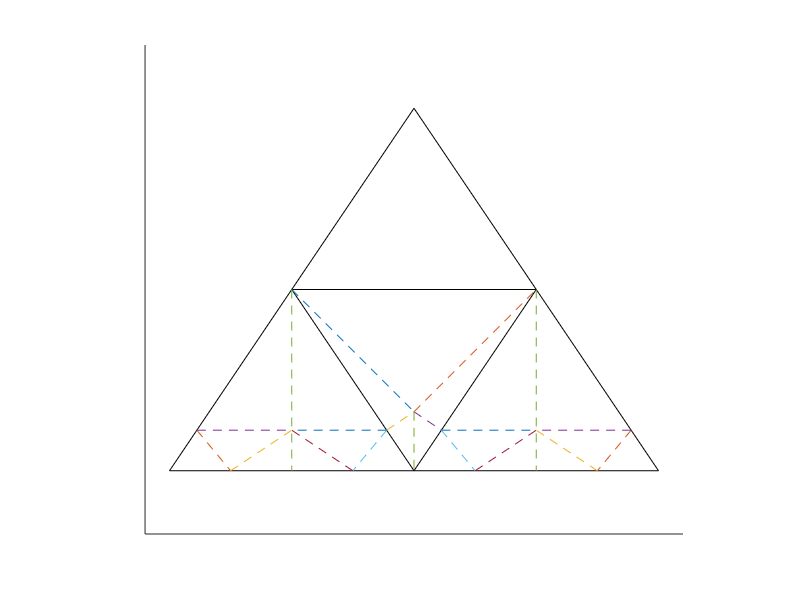

MATLAB code for this plot:
clear;
clc;

hold on

theta = 56*pi/180;
t = tan(theta);
s = sin(theta);
c = cos(theta);

%--------------------------------------------------------------------------

X=[-2,0,2];
Y=[-t,t,-t];

x=X(1:2);
y=Y(1:2);
plot(x,y,'k');

x=X(2:3);
y=Y(2:3);
plot(x,y,'k');

x=X(1:2:3);
y=Y(1:2:3);
plot(x,y,'k');

%--------------------------------------------------------------------------

X=[-1,0,1];
Y=[0,-t,0];

x=X(1:2);
y=Y(1:2);
plot(x,y,'k');

x=X(2:3);
y=Y(2:3);
plot(x,y,'k');

x=X(1:2:3);
y=Y(1:2:3);
plot(x,y,'k');

%--------------------------------------------------------------------------

X=[-1,0,1];
Y=[0,-1,0];

x=X(1:2);
y=Y(1:2);
plot(x,y,'--');

x=X(2:3);
y=Y(2:3);
plot(x,y,'--');

%--------------------------------------------------------------------------

X=[-s*sin(theta-pi/4)*sqrt(2),0,s*sin(theta-pi/4)*sqrt(2)];
Y=[-1-c*sin(theta-pi/4)*sqrt(2),-1,-1-c*sin(theta-pi/4)*sqrt(2)];

x=X(1:2);
y=Y(1:2);
plot(x,y,'--');

x=X(2:3);
y=Y(2:3);
plot(x,y,'--');

%--------------------------------------------------------------------------

x=[0,0];
y=[-1,-t];
plot(x,y,'--');

%--------------------------------------------------------------------------

X=[-s*sin(theta-pi/4)*sqrt(2),-1/2,-1];
Y=[-1-c*sin(theta-pi/4)*sqrt(2),-t,-1-c*sin(theta-pi/4)*sqrt(2)];

x=X(1:2);
y=Y(1:2);
plot(x,y,'--');

x=X(2:3);
y=Y(2:3);
plot(x,y,'--');

x=X(1:2:3);
y=Y(1:2:3);
plot(x,y,'--');

%--------------------------------------------------------------------------

X=[-2+s*sin(theta-pi/4)*sqrt(2),-3/2,-1];
Y=[-1-c*sin(theta-pi/4)*sqrt(2),-t,-1-c*sin(theta-pi/4)*sqrt(2)];

x=X(1:2);
y=Y(1:2);
plot(x,y,'--');

x=X(2:3);
y=Y(2:3);
plot(x,y,'--');

x=X(1:2:3);
y=Y(1:2:3);
plot(x,y,'--');

%--------------------------------------------------------------------------

x=[-1,-1];
y=[0,-t];
plot(x,y,'--');

%--------------------------------------------------------------------------

X=[s*sin(theta-pi/4)*sqrt(2),1/2,1];
Y=[-1-c*sin(theta-pi/4)*sqrt(2),-t,-1-c*sin(theta-pi/4)*sqrt(2)];

x=X(1:2);
y=Y(1:2);
plot(x,y,'--');

x=X(2:3);
y=Y(2:3);
plot(x,y,'--');

x=X(1:2:3);
y=Y(1:2:3);
plot(x,y,'--');

%--------------------------------------------------------------------------

X=[2-s*sin(theta-pi/4)*sqrt(2),3/2,1];
Y=[-1-c*sin(theta-pi/4)*sqrt(2),-t,-1-c*sin(theta-pi/4)*sqrt(2)];

x=X(1:2);
y=Y(1:2);
plot(x,y,'--');

x=X(2:3);
y=Y(2:3);
plot(x,y,'--');

x=X(1:2:3);
y=Y(1:2:3);
plot(x,y,'--');

%--------------------------------------------------------------------------

x=[1,1];
y=[0,-t];
plot(x,y,'--');

%--------------------------------------------------------------------------



hold off
axis equal
set(gca,'xlim',[-2.2 2.2]);
set(gca,'ylim',[-2 2]);
set(gca,'Box','off');
set(gca,'xtick',[]);
set(gca,'ytick',[]);
